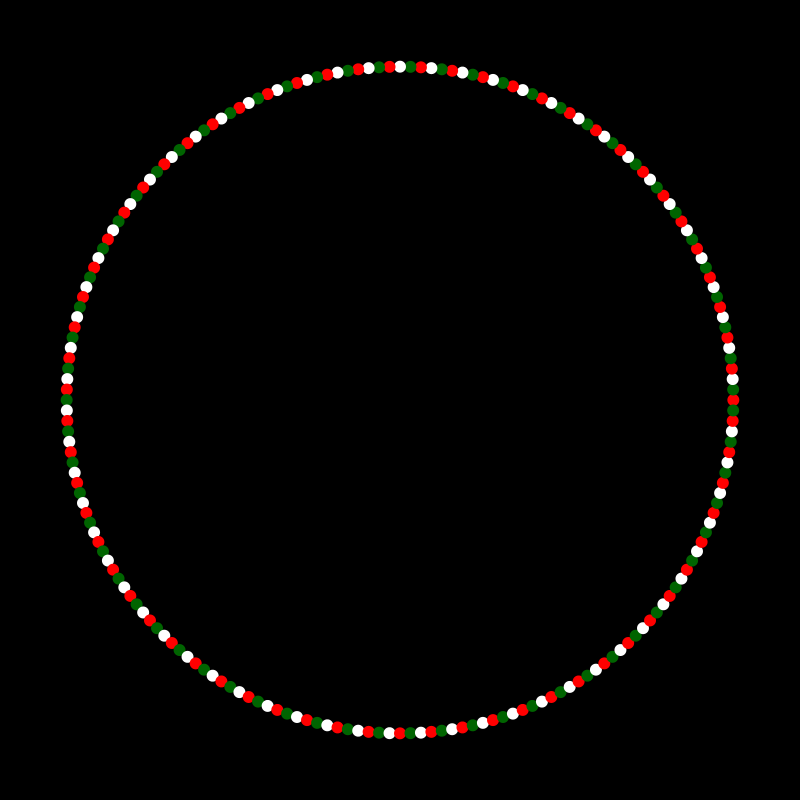
Frame 1 (no input)
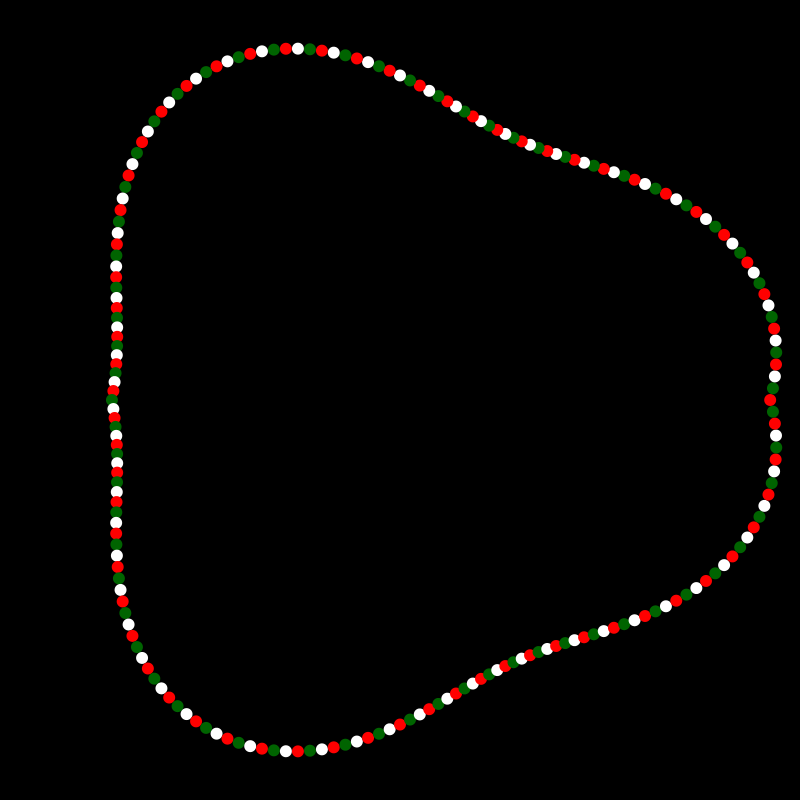
Frame 60 (the mouse pressed at the canvas centre just before this capture)
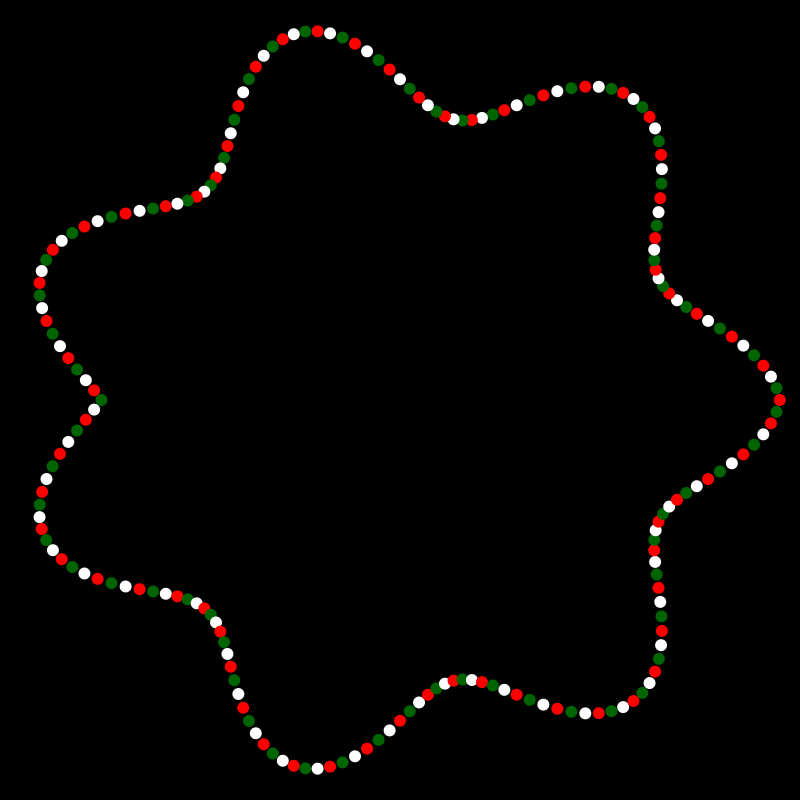
Frame 120 (the mouse held since frame 60 and released just before this capture)

The Processing sketch that drew these frames (run headless with seeded random() and noise(); from frame 60 on, the mouse is pressed at the canvas centre):

// Processing sketch: Psycho_Christmas_Wreath
// ── Psycho_Christmas_Wreath.pde

//PARAMETERS - TRY CHANGING THESE
int n = 200;
float maxFreq = 12;
float minFreq = 0.25;
float radialRatio = .75; //RATIO OF THE INNER RADIUS TO THE OUTER RADIUS. SHOULD BE 0-1
color[] colors = {color(255,0,0), color(0,100,0), color(255)};

//CALCULATED VALUES - DON'T CHANGE THESE
float xC; 
float yC;
float[] r;
float A; 
float R_mid;
float minRadius, maxRadius;
float[] B;
float ballSize;
float t = 0.0;
float timeBetweenFrames = .06;
float freqDiff = (maxFreq-minFreq)/(2*n-1);
float dTheta = 2*PI/n;


void setup(){
  noStroke();
  size(800,800);
  maxRadius = height/2.1;
  minRadius = radialRatio * maxRadius;
  A = (maxRadius-minRadius)/2;
  R_mid = (maxRadius+minRadius)/2;
  ballSize = 2*PI*maxRadius/n;
  
  xC = width/2;
  yC = height/2;
  r = new float[n];
  B = new float[n];
  
  float b = minFreq;
  
  for( int i = 0; i < n/2; i++ ){
    B[i] = b;
    b += freqDiff;
  }
  
  for( int i = n/2; i < n; i++ ){
    B[i] = b;
    b -= freqDiff;
  }
}


void draw() {
  background(0);
  noStroke(); 
  float theta = 0;
  
  for( int i = 0; i < n; i++ ){
    float radius = A * sin(B[i]*t) + R_mid;
    float xBall = xC + radius*cos(theta); 
    float yBall = yC - radius*sin(theta); 
    
    color c = color(colors[i%colors.length]);     
    fill( c );
    circle( xBall, yBall, ballSize );
    
    theta += dTheta;
  }
  
  fill(0);
  circle(xC, yC, 1.9*minRadius);
    
  t = t + timeBetweenFrames;
}
